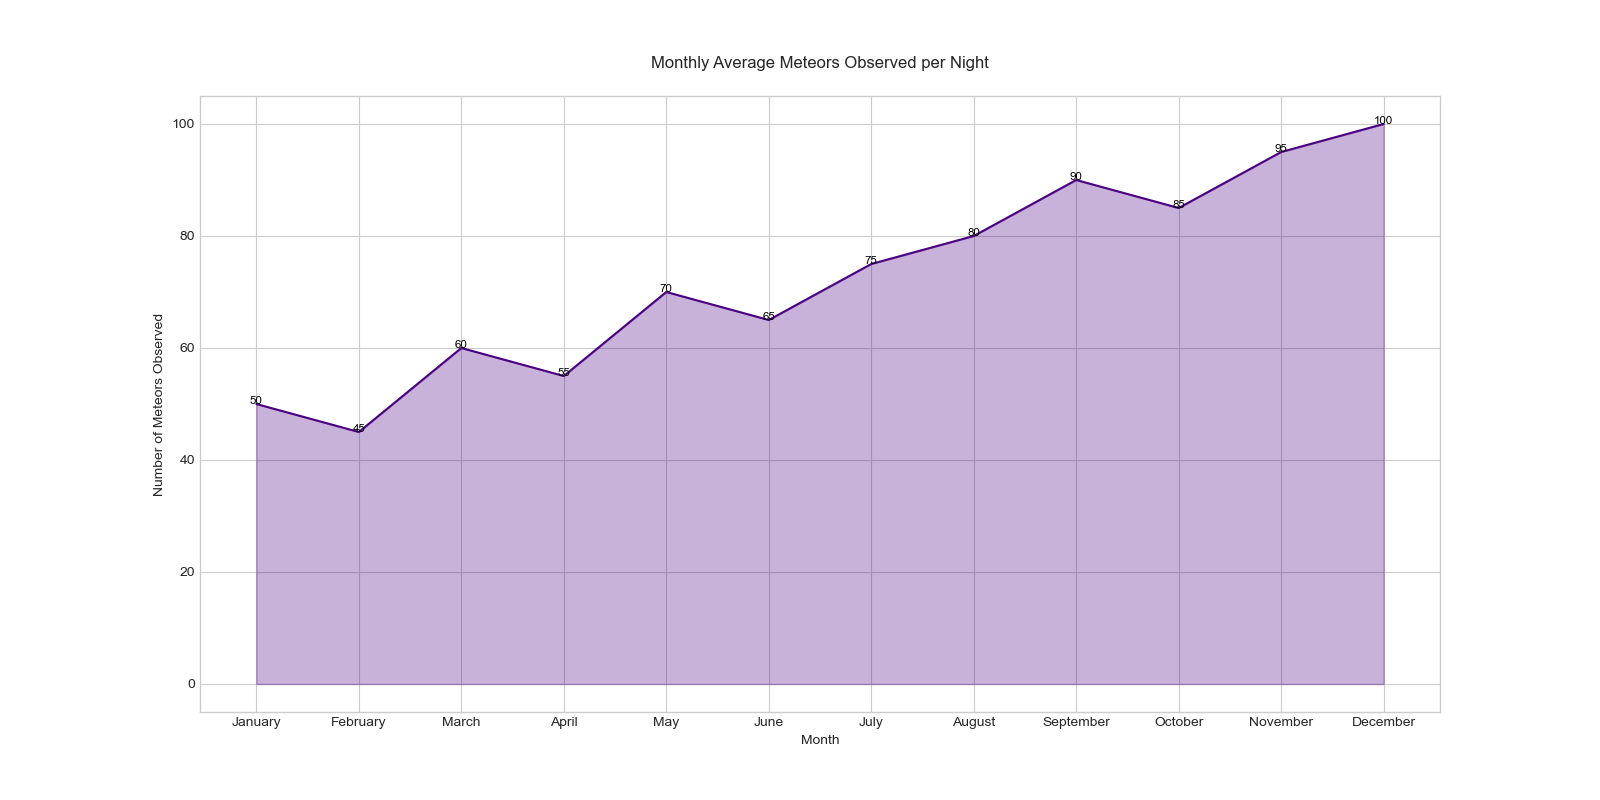

Reproduce this figure in Python.

import seaborn as sns
import pandas as pd
import matplotlib.pyplot as plt

data = {
    'Month': [
        'January', 'February', 'March', 'April', 'May', 'June', 
        'July', 'August', 'September', 'October', 'November', 'December'
    ],
    'MeteorsObserved': [
        50, 45, 60, 55, 70, 65,
        75, 80, 90, 85, 95, 100
    ]
}

df = pd.DataFrame(data)

df['Month'] = pd.Categorical(df['Month'], categories=[
    'January', 'February', 'March', 'April', 'May', 'June', 
    'July', 'August', 'September', 'October', 'November', 'December'
], ordered=True)

plt.figure(figsize=(16, 8))

area_chart = sns.lineplot(data=df, x='Month', y='MeteorsObserved', color="#4B0082")
area_chart.fill_between(df['Month'], df['MeteorsObserved'], color="#4B0082", alpha=0.3)

for index, value in enumerate(df['MeteorsObserved']):
    plt.text(df['Month'][index], value, f"{value}", 
             horizontalalignment='center', size='small', color='black')

plt.title('Monthly Average Meteors Observed per Night', pad=20)
plt.xlabel('Month')
plt.ylabel('Number of Meteors Observed')

plt.show()
